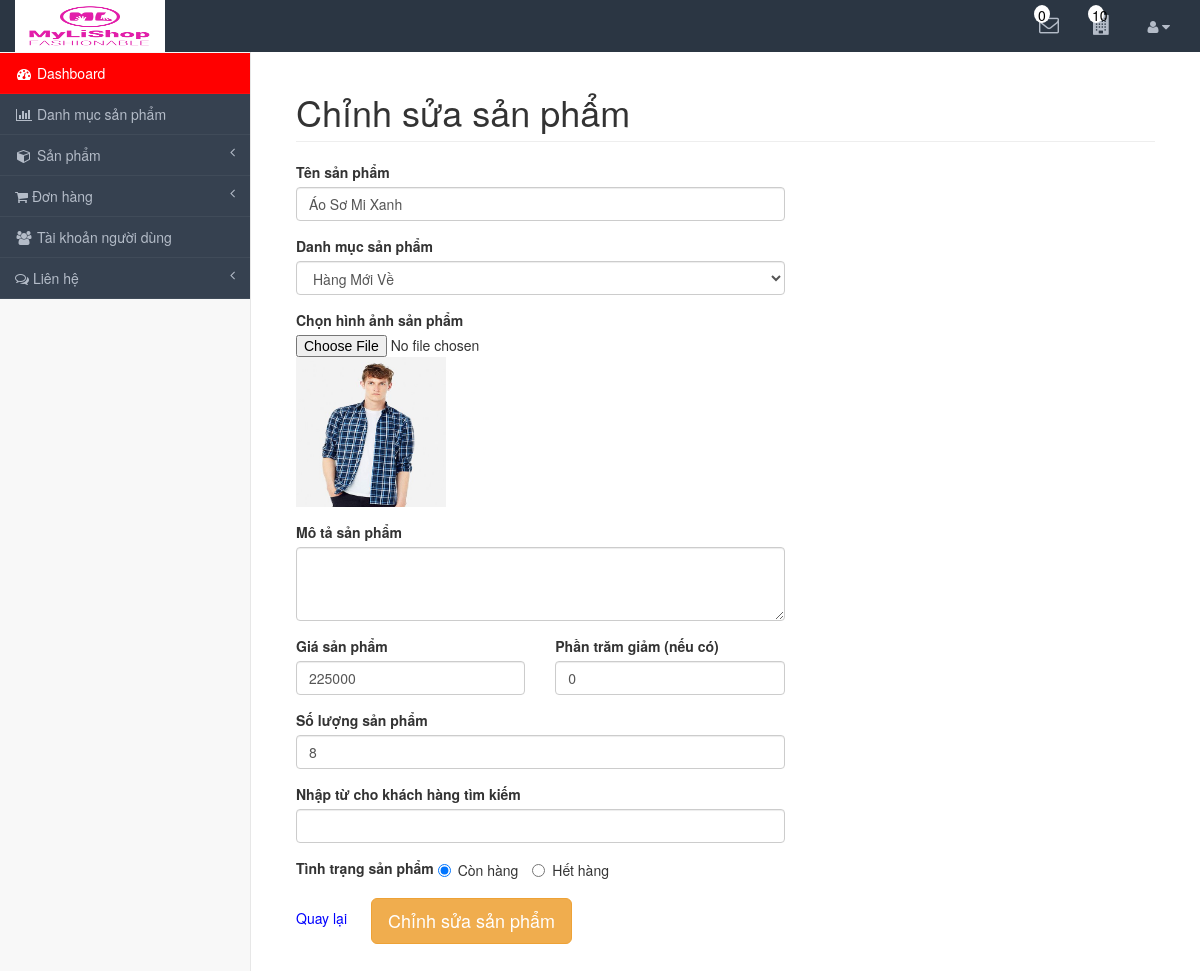
Page /admin/product-edit.php?idProduct=11 on the committed database.
### tables this page shows
CREATE TABLE `products` (
  `id` int(11) NOT NULL,
  `name` varchar(255) NOT NULL,
  `category_id` int(11) NOT NULL,
  `image` varchar(255) NOT NULL,
  `description` text NOT NULL,
  `price` float NOT NULL,
  `saleprice` float NOT NULL,
  `created` date NOT NULL,
  `quantity` int(11) NOT NULL,
  `keyword` varchar(45) DEFAULT NULL,
  `status` int(11) DEFAULT NULL
);

### admin/product-edit.php (the view, shortened to what this page needs)
<?php
include 'header.php';
require_once("../model_test/connect.php");
if (isset($_GET['idProduct'])) {
    $idProduct = $_GET['idProduct'];
    $sql = "SELECT * FROM products WHERE id = " . $idProduct;
    $result = mysqli_query($conn, $sql);
    ?>
    <div id="page-wrapper">
        <div class="container-fluid">
            <div class="row">
                <div class="col-lg-12">
                    <h1 class="page-header">Chỉnh sửa sản phẩm</h1>
                </div>
                <div class="col-lg-7" style="padding-bottom:120px">
                    <?php
                    if ($result) {
                        while ($row = mysqli_fetch_assoc($result)) {
                            $thumImage = "../" . $row['image'];
                            ?>
                            <form action="productedit-back.php?idProduct=<?php echo $row['id']; ?>" method="POST"
                                enctype="multipart/form-data">
                                <div class="form-group">
                                    <label>Tên sản phẩm</label>
                                    <input type="text" class="form-control" name="txtName" value="<?php echo $row['name'] ?>"
                                        required>
                                </div>
                                <div class="form-group">
                                    <label>Danh mục sản phẩm</label>
                                    <select class="form-control" name="category">
                                        <?php
                                        $idCategory = $row['category_id'];
                                        $sqlCategory = "SELECT * FROM categories WHERE id = $idCategory";
                                        $resCategory = mysqli_query($conn, $sqlCategory);
                                        while ($rowCa = mysqli_fetch_assoc($resCategory)) {
                                            ?>
                                            <option value="<?php echo $rowCa['id']; ?>"><?php echo $rowCa['name']; ?></option>
                                            <?php
                                        }
                                            ?>
                                    </select>
                                </div>
                                <div class="form-group">
                                    <label>Chọn hình ảnh sản phẩm</label>
                                    <input type="file" name="FileImage">
                                    <img src="<?php echo $thumImage ?>" width="150px" height="150px">
                                </div>
                                <div class="form-group">
                                    <label>Mô tả sản phẩm</label>
                                    <textarea class="form-control" rows="3"
                                        name="txtDescript"><?php echo $row['description']; ?></textarea>
                                </div>
                                <div class="row">
                                    <div class="col-md-6 col-sm-6 col-xs-6">
                                        <div class="form-group">
                                            <label>Giá sản phẩm</label>
                                            <input type="number" class="form-control" name="txtPrice"
                                                value="<?php echo $row['price']; ?>" required>
                                        </div>
                                    </div>
                                    <div class="col-md-6 col-sm-6 col-xs-6">
                                        <div class="form-group">
                                            <label>Phần trăm giảm (nếu có)</label>
                                            <input type="number" class="form-control" name="txtSalePrice"
                                                value="<?php echo $row['saleprice']; ?>" min="0" max="50">
                                        </div>
                                    </div>
                                </div>
                                <div class="form-group">
                                    <label>Số lượng sản phẩm</label>
                                    <input type="number" class="form-control" name="txtNumber"
                                        value="<?php echo $row['quantity']; ?>">
                                </div>
                                <div class="form-group">
                                    <label>Nhập từ cho khách hàng tìm kiếm</label>
                                    <input class="form-control" name="txtKeyword" value="<?php echo $row['keyword']; ?>">
                                </div>
                                <div class="form-group">
                                    <label>Tình trạng sản phẩm</label>
                                    <?php
                                    if ($row['status'] == 0) {
                                        ?>
                                        <label class="radio-inline">
                                            <input name="status" value="0" type="radio" checked=""> Còn hàng
                                        </label>
                                        <label class="radio-inline">
                                            <input name="status" value="1" id="hide" type="radio"> Hết hàng
                                        </label>
                                        <?php
                                    }
                                    ?>
                                </div>
                                <?php
                        }
                    }
}
?>
                    <a style="color:blue;margin-right:20px" href="product-list.php">Quay lại</a>
                    <button type="submit" name="editProduct" class="btn btn-warning btn-lg">Chỉnh sửa sản phẩm</button>
                </form>
            </div>
        </div>
    </div>
</div>

### admin/header.php (style rules this page uses)
a { color: #B4BCC8; }

### rows in the picture
products: txtName "Áo Sơ Mi Xanh", image (picture), txtPrice "225000", txtSalePrice "0", txtNumber "8"

### other values in the picture
$resultContacts "0"
$newOrders "10"
form field category "Hàng Mới Về"
